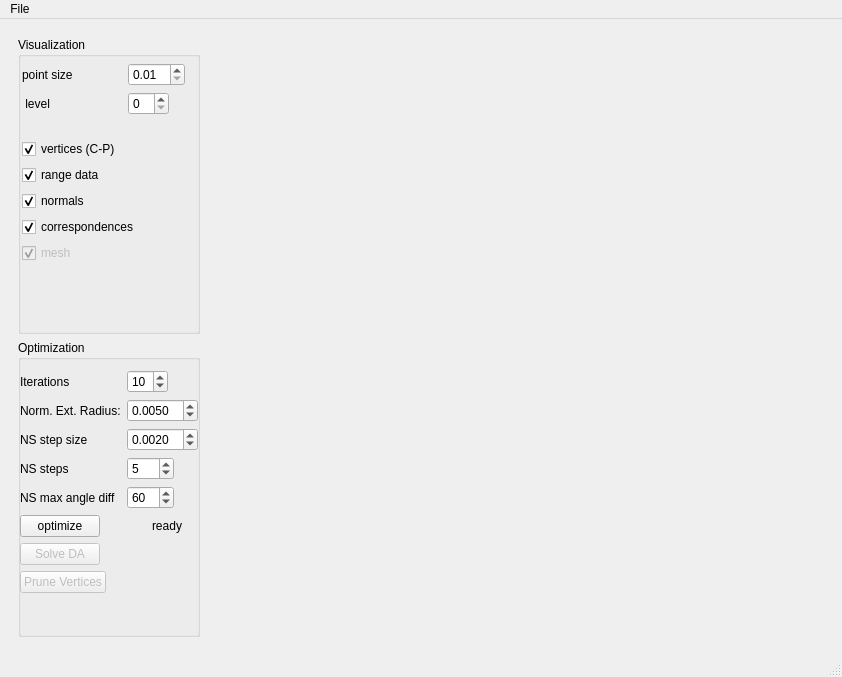
<?xml version="1.0" encoding="UTF-8"?>
<ui version="4.0">
 <class>MainWindow</class>
 <widget class="QMainWindow" name="MainWindow">
  <property name="geometry">
   <rect>
    <x>0</x>
    <y>0</y>
    <width>842</width>
    <height>677</height>
   </rect>
  </property>
  <property name="windowTitle">
   <string>Sparse Surface Adjustment 2D Viewer</string>
  </property>
  <widget class="QWidget" name="centralwidget">
   <layout class="QHBoxLayout" name="horizontalLayout">
    <item>
     <widget class="QWidget" name="widget_2" native="true">
      <property name="maximumSize">
       <size>
        <width>200</width>
        <height>16777215</height>
       </size>
      </property>
      <layout class="QVBoxLayout" name="verticalLayout_2">
       <item>
        <layout class="QVBoxLayout" name="verticalLayout">
         <item>
          <widget class="QGroupBox" name="groupBox_2">
           <property name="title">
            <string>Visualization</string>
           </property>
           <widget class="QWidget" name="layoutWidget">
            <property name="geometry">
             <rect>
              <x>4</x>
              <y>26</y>
              <width>181</width>
              <height>200</height>
             </rect>
            </property>
            <layout class="QVBoxLayout" name="verticalLayout_4">
             <item>
              <layout class="QFormLayout" name="formLayout_2">
               <property name="fieldGrowthPolicy">
                <enum>QFormLayout::ExpandingFieldsGrow</enum>
               </property>
               <item row="0" column="1">
                <widget class="QDoubleSpinBox" name="doubleSpinBox_2">
                 <property name="minimum">
                  <double>0.010000000000000</double>
                 </property>
                 <property name="singleStep">
                  <double>0.010000000000000</double>
                 </property>
                </widget>
               </item>
               <item row="0" column="0">
                <widget class="QLabel" name="label_3">
                 <property name="minimumSize">
                  <size>
                   <width>100</width>
                   <height>0</height>
                  </size>
                 </property>
                 <property name="text">
                  <string>point size</string>
                 </property>
                </widget>
               </item>
               <item row="1" column="0">
                <widget class="QLabel" name="label_7">
                 <property name="minimumSize">
                  <size>
                   <width>100</width>
                   <height>0</height>
                  </size>
                 </property>
                 <property name="text">
                  <string> level</string>
                 </property>
                </widget>
               </item>
               <item row="1" column="1">
                <widget class="QSpinBox" name="spinBox_2"/>
               </item>
              </layout>
             </item>
             <item>
              <layout class="QVBoxLayout" name="verticalLayout_3">
               <item>
                <widget class="QCheckBox" name="checkBox">
                 <property name="text">
                  <string>vertices (C-P)</string>
                 </property>
                 <property name="shortcut">
                  <string>Ctrl+P</string>
                 </property>
                 <property name="checked">
                  <bool>true</bool>
                 </property>
                </widget>
               </item>
               <item>
                <widget class="QCheckBox" name="checkBox_2">
                 <property name="text">
                  <string>range data</string>
                 </property>
                 <property name="shortcut">
                  <string>Ctrl+L</string>
                 </property>
                 <property name="checked">
                  <bool>true</bool>
                 </property>
                </widget>
               </item>
               <item>
                <widget class="QCheckBox" name="checkBox_4">
                 <property name="text">
                  <string>normals</string>
                 </property>
                 <property name="checked">
                  <bool>true</bool>
                 </property>
                </widget>
               </item>
               <item>
                <widget class="QCheckBox" name="checkBox_5">
                 <property name="text">
                  <string>correspondences</string>
                 </property>
                 <property name="checked">
                  <bool>true</bool>
                 </property>
                </widget>
               </item>
               <item>
                <widget class="QCheckBox" name="checkBox_3">
                 <property name="enabled">
                  <bool>false</bool>
                 </property>
                 <property name="text">
                  <string>mesh</string>
                 </property>
                 <property name="shortcut">
                  <string>Ctrl+G</string>
                 </property>
                 <property name="checked">
                  <bool>true</bool>
                 </property>
                </widget>
               </item>
              </layout>
             </item>
            </layout>
           </widget>
          </widget>
         </item>
         <item>
          <widget class="QGroupBox" name="groupBox">
           <property name="title">
            <string>Optimization</string>
           </property>
           <widget class="QWidget" name="layoutWidget">
            <property name="geometry">
             <rect>
              <x>2</x>
              <y>30</y>
              <width>199</width>
              <height>281</height>
             </rect>
            </property>
            <layout class="QFormLayout" name="formLayout">
             <property name="fieldGrowthPolicy">
              <enum>QFormLayout::ExpandingFieldsGrow</enum>
             </property>
             <item row="0" column="0">
              <widget class="QLabel" name="label">
               <property name="minimumSize">
                <size>
                 <width>100</width>
                 <height>0</height>
                </size>
               </property>
               <property name="text">
                <string>Iterations</string>
               </property>
              </widget>
             </item>
             <item row="0" column="1">
              <widget class="QSpinBox" name="spinBox">
               <property name="minimum">
                <number>1</number>
               </property>
               <property name="value">
                <number>10</number>
               </property>
              </widget>
             </item>
             <item row="1" column="0">
              <widget class="QLabel" name="label_2">
               <property name="minimumSize">
                <size>
                 <width>100</width>
                 <height>0</height>
                </size>
               </property>
               <property name="text">
                <string>Norm. Ext. Radius:</string>
               </property>
              </widget>
             </item>
             <item row="1" column="1">
              <widget class="QDoubleSpinBox" name="doubleSpinBox">
               <property name="decimals">
                <number>4</number>
               </property>
               <property name="minimum">
                <double>0.000100000000000</double>
               </property>
               <property name="maximum">
                <double>10.000000000000000</double>
               </property>
               <property name="singleStep">
                <double>0.001000000000000</double>
               </property>
               <property name="value">
                <double>0.005000000000000</double>
               </property>
              </widget>
             </item>
             <item row="8" column="0">
              <widget class="QPushButton" name="pushButton">
               <property name="maximumSize">
                <size>
                 <width>100</width>
                 <height>16777215</height>
                </size>
               </property>
               <property name="text">
                <string>optimize</string>
               </property>
               <property name="shortcut">
                <string>O</string>
               </property>
              </widget>
             </item>
             <item row="8" column="1">
              <widget class="QLabel" name="stateLabel">
               <property name="minimumSize">
                <size>
                 <width>80</width>
                 <height>0</height>
                </size>
               </property>
               <property name="text">
                <string>ready</string>
               </property>
               <property name="alignment">
                <set>Qt::AlignCenter</set>
               </property>
               <property name="margin">
                <number>4</number>
               </property>
              </widget>
             </item>
             <item row="3" column="0">
              <widget class="QLabel" name="label_4">
               <property name="minimumSize">
                <size>
                 <width>100</width>
                 <height>0</height>
                </size>
               </property>
               <property name="text">
                <string>NS step size</string>
               </property>
              </widget>
             </item>
             <item row="3" column="1">
              <widget class="QDoubleSpinBox" name="doubleSpinBox_3">
               <property name="decimals">
                <number>4</number>
               </property>
               <property name="minimum">
                <double>0.000100000000000</double>
               </property>
               <property name="maximum">
                <double>10.000000000000000</double>
               </property>
               <property name="singleStep">
                <double>0.001000000000000</double>
               </property>
               <property name="value">
                <double>0.002000000000000</double>
               </property>
              </widget>
             </item>
             <item row="5" column="0">
              <widget class="QLabel" name="label_5">
               <property name="minimumSize">
                <size>
                 <width>100</width>
                 <height>0</height>
                </size>
               </property>
               <property name="text">
                <string>NS steps</string>
               </property>
              </widget>
             </item>
             <item row="5" column="1">
              <widget class="QDoubleSpinBox" name="doubleSpinBox_4">
               <property name="decimals">
                <number>0</number>
               </property>
               <property name="minimum">
                <double>0.000000000000000</double>
               </property>
               <property name="maximum">
                <double>100.000000000000000</double>
               </property>
               <property name="singleStep">
                <double>1.000000000000000</double>
               </property>
               <property name="value">
                <double>5.000000000000000</double>
               </property>
              </widget>
             </item>
             <item row="7" column="0">
              <widget class="QLabel" name="label_6">
               <property name="minimumSize">
                <size>
                 <width>100</width>
                 <height>0</height>
                </size>
               </property>
               <property name="text">
                <string>NS max angle diff</string>
               </property>
              </widget>
             </item>
             <item row="7" column="1">
              <widget class="QDoubleSpinBox" name="doubleSpinBox_5">
               <property name="decimals">
                <number>0</number>
               </property>
               <property name="minimum">
                <double>0.000000000000000</double>
               </property>
               <property name="maximum">
                <double>360.000000000000000</double>
               </property>
               <property name="singleStep">
                <double>1.000000000000000</double>
               </property>
               <property name="value">
                <double>60.000000000000000</double>
               </property>
              </widget>
             </item>
             <item row="10" column="0">
              <widget class="QPushButton" name="pushButton_3">
               <property name="enabled">
                <bool>false</bool>
               </property>
               <property name="maximumSize">
                <size>
                 <width>100</width>
                 <height>16777215</height>
                </size>
               </property>
               <property name="text">
                <string>Solve DA</string>
               </property>
               <property name="shortcut">
                <string>O</string>
               </property>
              </widget>
             </item>
             <item row="11" column="0">
              <widget class="QPushButton" name="pushButton_2">
               <property name="enabled">
                <bool>false</bool>
               </property>
               <property name="maximumSize">
                <size>
                 <width>100</width>
                 <height>16777215</height>
                </size>
               </property>
               <property name="text">
                <string>Prune Vertices</string>
               </property>
               <property name="shortcut">
                <string>O</string>
               </property>
              </widget>
             </item>
            </layout>
           </widget>
          </widget>
         </item>
        </layout>
       </item>
      </layout>
     </widget>
    </item>
    <item>
     <widget class="ssa::SSA2DglWidget" name="ssaGLWidget" native="true">
      <property name="maximumSize">
       <size>
        <width>16777215</width>
        <height>16777215</height>
       </size>
      </property>
     </widget>
    </item>
   </layout>
  </widget>
  <widget class="QMenuBar" name="menubar">
   <property name="geometry">
    <rect>
     <x>0</x>
     <y>0</y>
     <width>842</width>
     <height>27</height>
    </rect>
   </property>
   <widget class="QMenu" name="menuFile">
    <property name="title">
     <string>File</string>
    </property>
    <addaction name="actionOpen"/>
    <addaction name="actionSave"/>
    <addaction name="separator"/>
    <addaction name="actionQuit"/>
    <addaction name="actionSave_FMap"/>
   </widget>
   <addaction name="menuFile"/>
  </widget>
  <widget class="QStatusBar" name="statusbar"/>
  <action name="actionOpen">
   <property name="text">
    <string>Open</string>
   </property>
   <property name="shortcut">
    <string>Alt+O</string>
   </property>
   <property name="softKeyRole">
    <enum>QAction::NoSoftKey</enum>
   </property>
  </action>
  <action name="actionSave">
   <property name="text">
    <string>Save</string>
   </property>
   <property name="shortcut">
    <string>Alt+S</string>
   </property>
  </action>
  <action name="actionQuit">
   <property name="text">
    <string>Quit</string>
   </property>
   <property name="shortcut">
    <string>Alt+Q</string>
   </property>
  </action>
  <action name="actionSave_FMap">
   <property name="text">
    <string>Save FMap</string>
   </property>
  </action>
 </widget>
 <customwidgets>
  <customwidget>
   <class>ssa::SSA2DglWidget</class>
   <extends>QWidget</extends>
   <header>ssa/apps/ssa_viewer_2d/ssa_2d_qglviewer_widget.h</header>
   <container>1</container>
   <slots>
    <slot>setOptimize()</slot>
    <slot>setIterations(int)</slot>
    <slot>setDAMaxDist(double)</slot>
    <slot>setPointSize(double)</slot>
    <slot>openFile()</slot>
    <slot>setStrategie(int)</slot>
    <slot>setDrawVertices(int)</slot>
    <slot>setDrawLandmarkVertices(int)</slot>
    <slot>setDrawNormals(int)</slot>
    <slot>setDrawCorrespondences(int)</slot>
    <slot>setDrawMesh(int)</slot>
    <slot>setDrawGrid(int)</slot>
    <slot>saveFile()</slot>
    <slot>saveFMap()</slot>
    <slot>prune()</slot>
    <slot>solveDA()</slot>
    <slot>setDrawLevel(int)</slot>
    <slot>Gen3DObjectList_update()</slot>
   </slots>
  </customwidget>
 </customwidgets>
 <resources/>
 <connections>
  <connection>
   <sender>actionQuit</sender>
   <signal>activated()</signal>
   <receiver>MainWindow</receiver>
   <slot>close()</slot>
   <hints>
    <hint type="sourcelabel">
     <x>-1</x>
     <y>-1</y>
    </hint>
    <hint type="destinationlabel">
     <x>399</x>
     <y>299</y>
    </hint>
   </hints>
  </connection>
  <connection>
   <sender>pushButton</sender>
   <signal>clicked()</signal>
   <receiver>ssaGLWidget</receiver>
   <slot>setOptimize()</slot>
   <hints>
    <hint type="sourcelabel">
     <x>65</x>
     <y>95</y>
    </hint>
    <hint type="destinationlabel">
     <x>497</x>
     <y>338</y>
    </hint>
   </hints>
  </connection>
  <connection>
   <sender>spinBox</sender>
   <signal>valueChanged(int)</signal>
   <receiver>ssaGLWidget</receiver>
   <slot>setIterations(int)</slot>
   <hints>
    <hint type="sourcelabel">
     <x>138</x>
     <y>39</y>
    </hint>
    <hint type="destinationlabel">
     <x>497</x>
     <y>338</y>
    </hint>
   </hints>
  </connection>
  <connection>
   <sender>doubleSpinBox_2</sender>
   <signal>valueChanged(double)</signal>
   <receiver>ssaGLWidget</receiver>
   <slot>setPointSize(double)</slot>
   <hints>
    <hint type="sourcelabel">
     <x>142</x>
     <y>59</y>
    </hint>
    <hint type="destinationlabel">
     <x>522</x>
     <y>338</y>
    </hint>
   </hints>
  </connection>
  <connection>
   <sender>actionOpen</sender>
   <signal>activated()</signal>
   <receiver>ssaGLWidget</receiver>
   <slot>openFile()</slot>
   <hints>
    <hint type="sourcelabel">
     <x>-1</x>
     <y>-1</y>
    </hint>
    <hint type="destinationlabel">
     <x>522</x>
     <y>338</y>
    </hint>
   </hints>
  </connection>
  <connection>
   <sender>checkBox</sender>
   <signal>stateChanged(int)</signal>
   <receiver>ssaGLWidget</receiver>
   <slot>setDrawVertices(int)</slot>
   <hints>
    <hint type="sourcelabel">
     <x>96</x>
     <y>89</y>
    </hint>
    <hint type="destinationlabel">
     <x>522</x>
     <y>338</y>
    </hint>
   </hints>
  </connection>
  <connection>
   <sender>checkBox_2</sender>
   <signal>stateChanged(int)</signal>
   <receiver>ssaGLWidget</receiver>
   <slot>setDrawLandmarkVertices(int)</slot>
   <hints>
    <hint type="sourcelabel">
     <x>89</x>
     <y>117</y>
    </hint>
    <hint type="destinationlabel">
     <x>522</x>
     <y>338</y>
    </hint>
   </hints>
  </connection>
  <connection>
   <sender>checkBox_3</sender>
   <signal>stateChanged(int)</signal>
   <receiver>ssaGLWidget</receiver>
   <slot>setDrawMesh(int)</slot>
   <hints>
    <hint type="sourcelabel">
     <x>66</x>
     <y>151</y>
    </hint>
    <hint type="destinationlabel">
     <x>522</x>
     <y>338</y>
    </hint>
   </hints>
  </connection>
  <connection>
   <sender>checkBox_4</sender>
   <signal>stateChanged(int)</signal>
   <receiver>ssaGLWidget</receiver>
   <slot>setDrawNormals(int)</slot>
   <hints>
    <hint type="sourcelabel">
     <x>108</x>
     <y>151</y>
    </hint>
    <hint type="destinationlabel">
     <x>522</x>
     <y>338</y>
    </hint>
   </hints>
  </connection>
  <connection>
   <sender>checkBox_5</sender>
   <signal>stateChanged(int)</signal>
   <receiver>ssaGLWidget</receiver>
   <slot>setDrawCorrespondences(int)</slot>
   <hints>
    <hint type="sourcelabel">
     <x>101</x>
     <y>181</y>
    </hint>
    <hint type="destinationlabel">
     <x>522</x>
     <y>338</y>
    </hint>
   </hints>
  </connection>
  <connection>
   <sender>actionSave</sender>
   <signal>activated()</signal>
   <receiver>ssaGLWidget</receiver>
   <slot>saveFile()</slot>
   <hints>
    <hint type="sourcelabel">
     <x>-1</x>
     <y>-1</y>
    </hint>
    <hint type="destinationlabel">
     <x>522</x>
     <y>338</y>
    </hint>
   </hints>
  </connection>
  <connection>
   <sender>actionSave_FMap</sender>
   <signal>activated()</signal>
   <receiver>ssaGLWidget</receiver>
   <slot>saveFMap()</slot>
   <hints>
    <hint type="sourcelabel">
     <x>-1</x>
     <y>-1</y>
    </hint>
    <hint type="destinationlabel">
     <x>522</x>
     <y>338</y>
    </hint>
   </hints>
  </connection>
  <connection>
   <sender>doubleSpinBox</sender>
   <signal>valueChanged(double)</signal>
   <receiver>ssaGLWidget</receiver>
   <slot>setDAMaxDist(double)</slot>
   <hints>
    <hint type="sourcelabel">
     <x>142</x>
     <y>68</y>
    </hint>
    <hint type="destinationlabel">
     <x>522</x>
     <y>338</y>
    </hint>
   </hints>
  </connection>
  <connection>
   <sender>pushButton_3</sender>
   <signal>clicked()</signal>
   <receiver>ssaGLWidget</receiver>
   <slot>solveDA()</slot>
   <hints>
    <hint type="sourcelabel">
     <x>78</x>
     <y>562</y>
    </hint>
    <hint type="destinationlabel">
     <x>522</x>
     <y>338</y>
    </hint>
   </hints>
  </connection>
  <connection>
   <sender>pushButton_2</sender>
   <signal>clicked()</signal>
   <receiver>ssaGLWidget</receiver>
   <slot>prune()</slot>
   <hints>
    <hint type="sourcelabel">
     <x>64</x>
     <y>590</y>
    </hint>
    <hint type="destinationlabel">
     <x>522</x>
     <y>338</y>
    </hint>
   </hints>
  </connection>
  <connection>
   <sender>spinBox_2</sender>
   <signal>valueChanged(int)</signal>
   <receiver>ssaGLWidget</receiver>
   <slot>setDrawLevel(int)</slot>
   <hints>
    <hint type="sourcelabel">
     <x>144</x>
     <y>96</y>
    </hint>
    <hint type="destinationlabel">
     <x>522</x>
     <y>338</y>
    </hint>
   </hints>
  </connection>
  <connection>
   <sender>spinBox_2</sender>
   <signal>editingFinished()</signal>
   <receiver>ssaGLWidget</receiver>
   <slot>Gen3DObjectList_update()</slot>
   <hints>
    <hint type="sourcelabel">
     <x>144</x>
     <y>96</y>
    </hint>
    <hint type="destinationlabel">
     <x>522</x>
     <y>338</y>
    </hint>
   </hints>
  </connection>
 </connections>
</ui>
